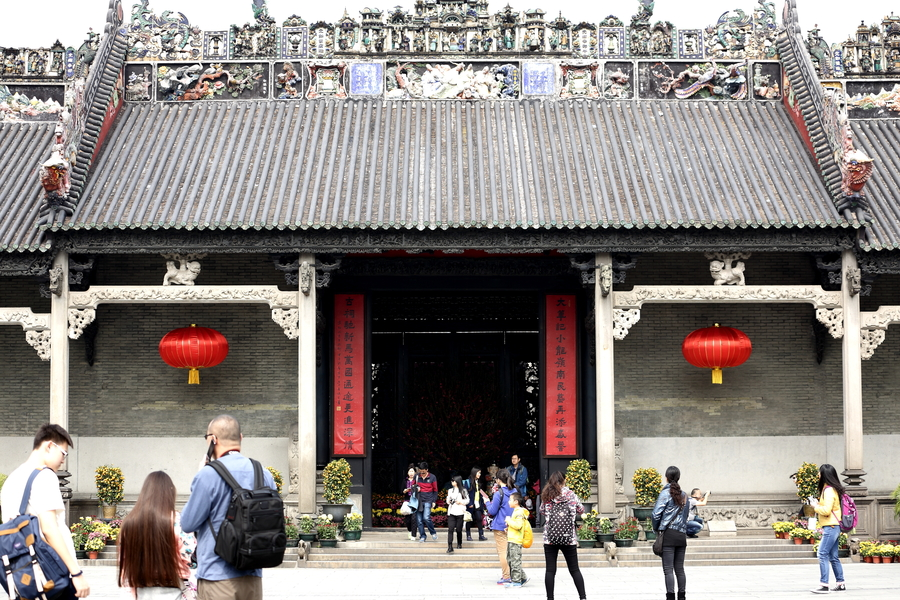
#> input picture output/city-color/liwan/2_images/历史/chenjiaci_8b5b03439b.jpg, 900 x 600 px; its folder holds only this picture in this run
$ python extract_colors.py
#> lines starting #> are read from the running program, lines starting #| are printed output that depends on the picture
"""
取色 + 聚类管线
1) 每张图取主导色（K-means n=5）
2) 全集再聚类（K-means n=20-30）
3) 输出色彩分布、热力图、聚类结果
"""
import os, json, sys
from pathlib import Path
import numpy as np
from PIL import Image
from sklearn.cluster import KMeans
from collections import Counter

ROOT = Path(__file__).resolve().parent.parent
IMG_DIR = ROOT / "2_images"
OUT_DIR = ROOT / "3_color_data"
OUT_DIR.mkdir(parents=True, exist_ok=True)
(OUT_DIR / "per_image").mkdir(exist_ok=True)

def extract_dominant(image_path, n_colors=5, max_dim=300):
    """Return list of (rgb tuple, weight 0-1)."""
    try:
        img = Image.open(image_path).convert("RGB")
        w, h = img.size
        # downscale
        scale = max_dim / max(w, h)
        if scale < 1:
            img = img.resize((int(w*scale), int(h*scale)))
        arr = np.array(img).reshape(-1, 3)
        # remove near-white & near-black backgrounds (border 5% rule)
        # only keep pixels with reasonable saturation
        mask = ~((arr[:,0]>240) & (arr[:,1]>240) & (arr[:,2]>240))
        mask &= ~((arr[:,0]<15) & (arr[:,1]<15) & (arr[:,2]<15))
        if mask.sum() < 100:
            mask = np.ones(len(arr), dtype=bool)
        arr = arr[mask]
        # subsample if huge
        if len(arr) > 20000:
            idx = np.random.choice(len(arr), 20000, replace=False)
            arr = arr[idx]
        km = KMeans(n_clusters=n_colors, n_init=5, random_state=42)
        km.fit(arr)
        labels, counts = np.unique(km.labels_, return_counts=True)
        total = counts.sum()
        result = []
        for i, c in zip(labels, counts):
            rgb = tuple(int(x) for x in km.cluster_centers_[i])
            result.append({"rgb": rgb, "weight": float(c/total)})
        result.sort(key=lambda x: -x["weight"])
        return result
    except Exception as e:
        print(f"  [err] {image_path.name}: {e}")
        return []

def main():
    images = []
    for cat_dir in sorted(IMG_DIR.iterdir()):
        if not cat_dir.is_dir():
            continue
        for img in sorted(cat_dir.iterdir()):
            if img.suffix.lower() in {".jpg",".jpeg",".png",".webp"}:
                images.append((cat_dir.name, img))
#> pass 2 of the loop in main, `for cat_dir in sorted(IMG_DIR.iterdir()):`:

    print(f"\n📷 处理 {len(images)} 张图片...\n")

    per_image_results = {}
    all_colors = []  # list of (rgb, weight, category)

    for i, (cat, img_path) in enumerate(images, 1):
        if i % 10 == 0 or i == 1:
            print(f"  [{i}/{len(images)}] {cat}/{img_path.name}")
        result = extract_dominant(img_path, n_colors=5)
#> in extract_dominant, img is the input picture: PIL image 900x600 RGB; mean R, G, B 139.1, 132.4, 128.7
#> in extract_dominant, `img = img.resize((int(w*scale), int(h*scale)))`:
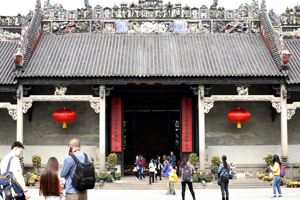
#> img: PIL image 300x200 RGB; mean R, G, B 139.1, 132.4, 128.7
#> in extract_dominant, `idx = np.random.choice(len(arr), 20000, replace=False)`: idx = 20000 values, max 49675 at index 17252, min 3 at index 5246, mean 24882.4
        per_image_results[f"{cat}/{img_path.name}"] = result
        for c in result:
            all_colors.append((c["rgb"], c["weight"], cat))
#> pass 2 of the loop in main, `for i, (cat, img_path) in enumerate(images, 1):`:
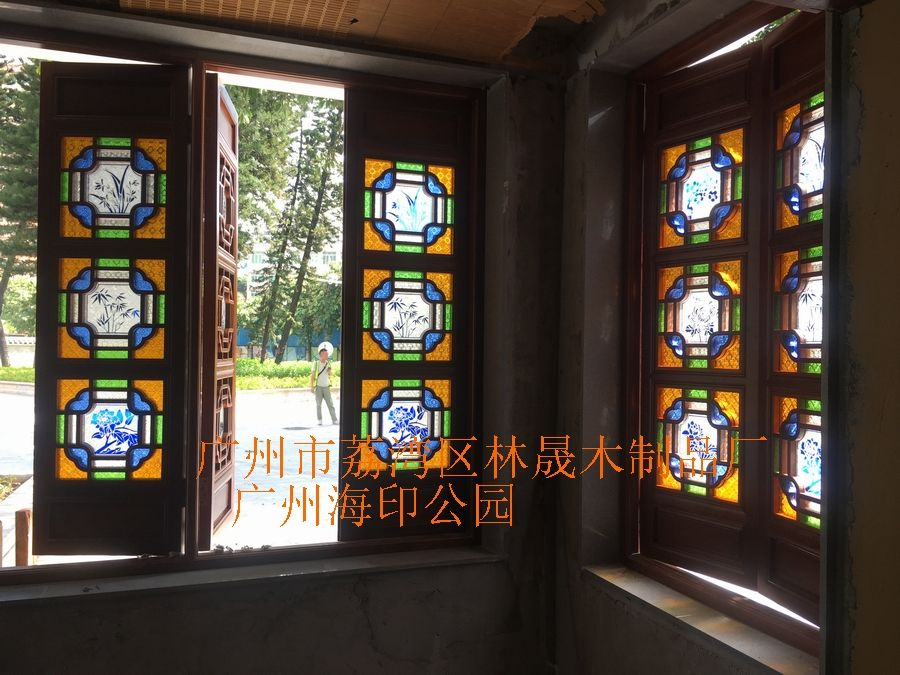
#> input picture output/city-color/liwan/2_images/民居/manzhou_chuang_02b7eedf33.jpg, 900 x 675 px
#> in extract_dominant, img is the input picture: PIL image 900x675 RGB; mean R, G, B 78.6, 68.8, 58.7
#> in extract_dominant (call 2), `img = img.resize((int(w*scale), int(h*scale)))`:
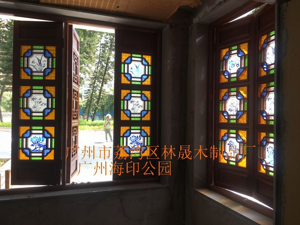
#> img: PIL image 300x225 RGB; mean R, G, B 78.6, 68.7, 58.7
#> idx = 20000 values, max 65137 at index 1850, min 3 at index 8942, mean 32705.5

    # 保存每张图结果
    with open(OUT_DIR / "per_image" / "all.json", "w", encoding="utf-8") as f:
        json.dump(per_image_results, f, ensure_ascii=False, indent=2)

    # 全集聚类（按 weight 加权采样）
    print(f"\n🎯 全集聚类...")
    rgbs = np.array([c[0] for c in all_colors])
    weights = np.array([c[1] for c in all_colors])

    # 按权重重复（每个色按权重 *100 取整作为采样次数）
    sample_counts = (weights * 100).astype(int).clip(min=1)
    sampled = np.repeat(rgbs, sample_counts, axis=0)

    print(f"  采样后 {len(sampled)} 个像素点参与全集聚类")

    # 主色谱：30 个簇
    K = 30
    km = KMeans(n_clusters=K, n_init=10, random_state=42)
    km.fit(sampled)
    labels, counts = np.unique(km.labels_, return_counts=True)
    total = counts.sum()

    main_palette = []
    for i, c in zip(labels, counts):
        rgb = tuple(int(x) for x in km.cluster_centers_[i])
        weight = float(c/total)
        main_palette.append({"rgb": rgb, "weight": weight, "hex": "#{:02x}{:02x}{:02x}".format(*rgb)})
    main_palette.sort(key=lambda x: -x["weight"])

    # 按类别聚类
    by_category = {}
    for cat in sorted(set(c[2] for c in all_colors)):
        cat_colors = [(c[0], c[1]) for c in all_colors if c[2] == cat]
        rgbs_c = np.array([c[0] for c in cat_colors])
        weights_c = np.array([c[1] for c in cat_colors])
        sample_c = (weights_c * 100).astype(int).clip(min=1)
        sampled_c = np.repeat(rgbs_c, sample_c, axis=0)
        if len(sampled_c) < 8:
            continue
        K_c = min(8, len(sampled_c) // 5)
        km_c = KMeans(n_clusters=K_c, n_init=5, random_state=42)
        km_c.fit(sampled_c)
        labels_c, counts_c = np.unique(km_c.labels_, return_counts=True)
        cat_palette = []
        for i, c in zip(labels_c, counts_c):
            rgb = tuple(int(x) for x in km_c.cluster_centers_[i])
            cat_palette.append({"rgb": rgb, "weight": float(c/counts_c.sum()), "hex": "#{:02x}{:02x}{:02x}".format(*rgb)})
        cat_palette.sort(key=lambda x: -x["weight"])
        by_category[cat] = cat_palette

    output = {
        "summary": {
            "total_images": len(images),
            "categories": {cat: sum(1 for x,_ in images if x==cat) for cat in set(x for x,_ in images)},
        },
        "main_palette_30": main_palette,
        "by_category": by_category,
    }

    with open(OUT_DIR / "clusters.json", "w", encoding="utf-8") as f:
        json.dump(output, f, ensure_ascii=False, indent=2)

    print(f"\n✅ 完成。结果：")
    print(f"   {OUT_DIR / 'per_image' / 'all.json'}")
    print(f"   {OUT_DIR / 'clusters.json'}")
    print(f"\n📊 主色谱前 10 个：")
    for c in main_palette[:10]:
        print(f"   {c['hex']} (权重 {c['weight']*100:.1f}%)")

if __name__ == "__main__":
    main()
